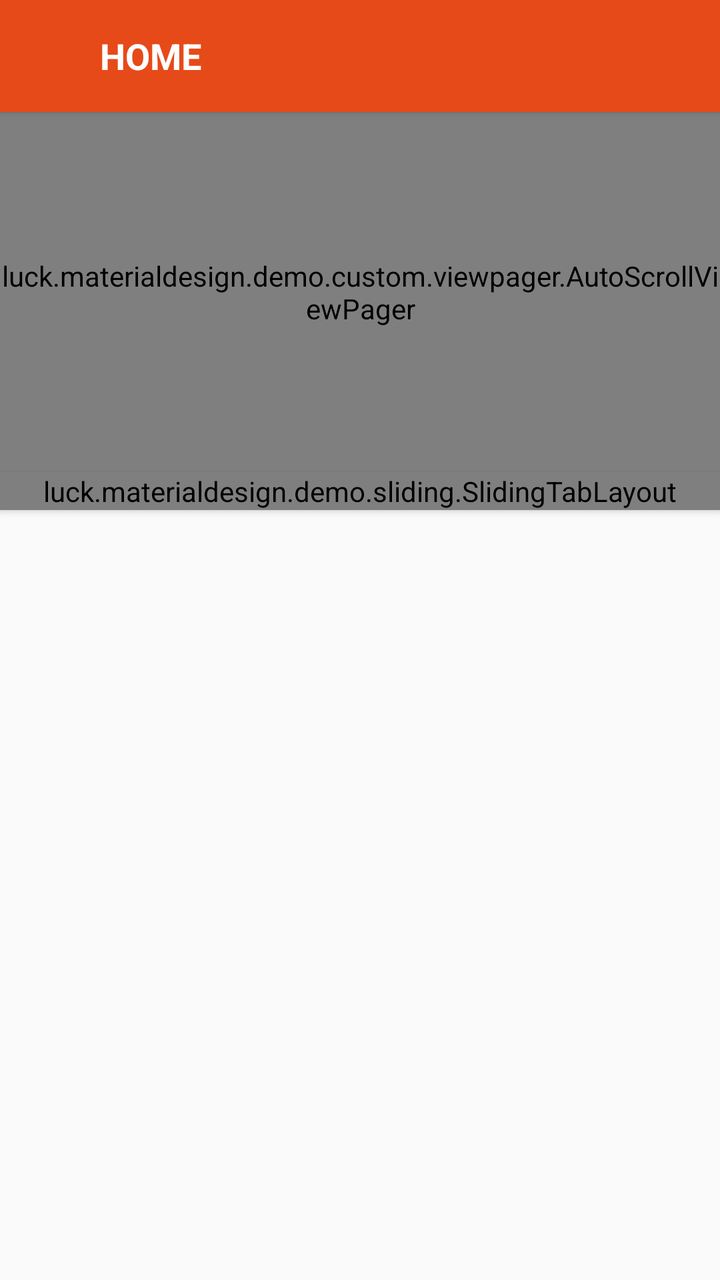
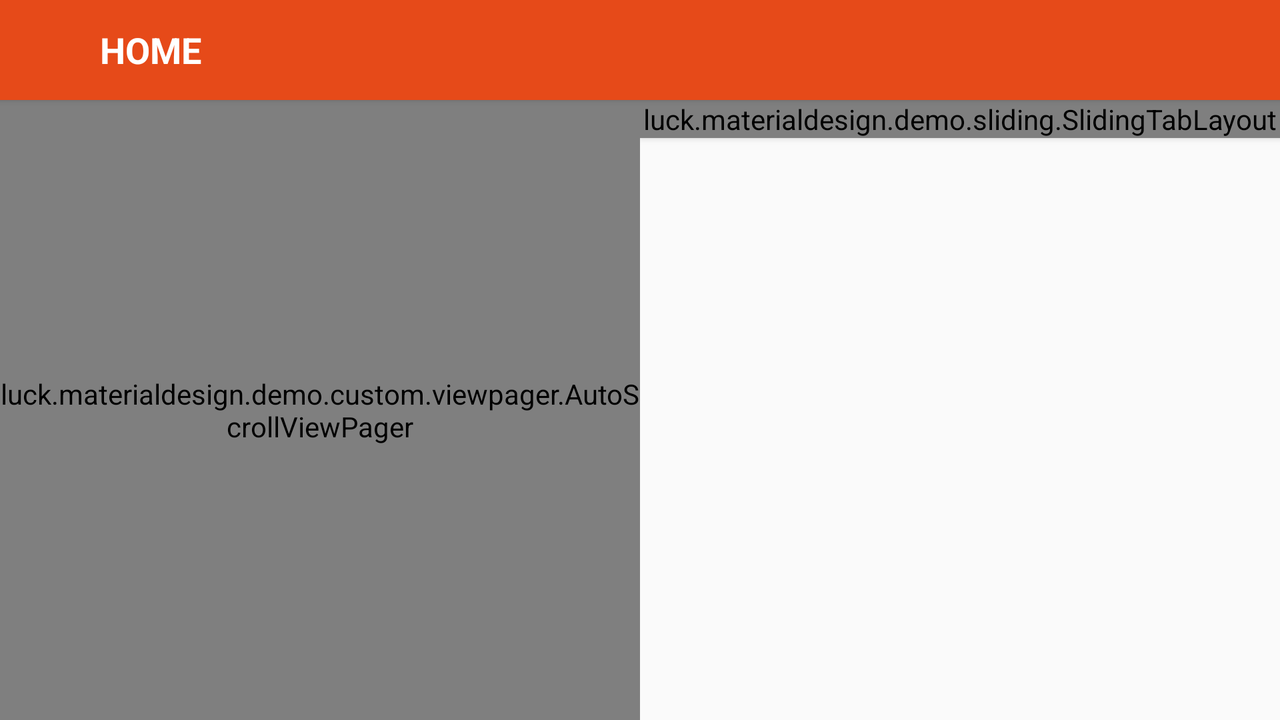

First picture: res/layout/ on a phone held upright. Second picture: the repository's own variant of that layout, on a device whose configuration matches the variant's folder. Source for both follows.
<!-- AndroidManifest.xml: application theme AppTheme -->
<!-- res/layout/activity_main.xml -->
<?xml version="1.0" encoding="utf-8"?>
<RelativeLayout xmlns:android="http://schemas.android.com/apk/res/android"
    xmlns:tools="http://schemas.android.com/tools"
    xmlns:app="http://schemas.android.com/apk/res-auto"
    android:id="@+id/main_activity_DrawerLayout"
    android:layout_width="match_parent"
    android:layout_height="match_parent"
    android:fitsSystemWindows="true"
    tools:context="luck.materialdesign.demo.activity.MainActivity">

    <LinearLayout
    android:layout_width="match_parent"
    android:layout_height="match_parent"
    android:orientation="vertical">

    <include
        android:id="@+id/tool_bar"
        layout="@layout/tool_bar"
        android:layout_height="wrap_content"
        android:layout_width="match_parent"
        />

        <luck.materialdesign.demo.custom.viewpager.AutoScrollViewPager
            android:id="@+id/viewPager"
            android:layout_width="match_parent"
            android:layout_height="180dp"
            app:point_layout="center">

        </luck.materialdesign.demo.custom.viewpager.AutoScrollViewPager>


        <luck.materialdesign.demo.sliding.SlidingTabLayout
        android:id="@+id/tabs"
        android:layout_width="match_parent"
        android:layout_height="wrap_content"
        android:elevation="2dp"
        android:background="@color/white"/>

    <android.support.v4.view.ViewPager
        android:id="@+id/pager"
        android:layout_height="match_parent"
        android:layout_width="match_parent"
        android:layout_weight="1"
        ></android.support.v4.view.ViewPager>

</LinearLayout>
    

</RelativeLayout>
<!-- res/layout/tool_bar.xml (included above) -->
<?xml version="1.0" encoding="utf-8"?>
<RelativeLayout
    android:layout_height="?actionBarSize"
    android:layout_width="match_parent"
    android:background="@color/ColorPrimary"
    android:elevation="2dp"
    android:theme="@style/Base.ThemeOverlay.AppCompat.Dark"
    xmlns:android="http://schemas.android.com/apk/res/android" >

    <ImageView
        android:id="@+id/bug"
        android:layout_width="50dp"
        android:layout_height="50dp"
        android:layout_centerVertical="true"
        android:src="@drawable/bug"/>
    <TextView
        android:layout_toRightOf="@+id/bug"
        android:layout_width="wrap_content"
        android:layout_height="?actionBarSize"
        android:text="HOME"
        android:textSize="18sp"
        android:textStyle="bold"
        android:gravity="center_vertical"
        android:layout_centerVertical="true"
        android:textColor="@color/white"/>



</RelativeLayout>
<!-- resources referenced by this layout -->
<resources>
  <color name="ColorPrimary">#E64A19</color>
  <color name="white">#FFFFFF</color>
  <style name="AppTheme" parent="Theme.AppCompat.Light.NoActionBar">
  
          <item name="colorPrimary">@color/ColorPrimary</item>
          <item name="colorPrimaryDark">@color/ColorPrimaryDark</item>
  
      </style>
  <color name="ColorPrimaryDark">#D84315</color>
</resources>
<!-- res/layout-land/activity_main.xml (the author's variant of the layout above) -->
<!-- drawn on the phone turned sideways -->
<?xml version="1.0" encoding="utf-8"?>
<RelativeLayout xmlns:android="http://schemas.android.com/apk/res/android"
    xmlns:tools="http://schemas.android.com/tools"
    xmlns:app="http://schemas.android.com/apk/res-auto"
    android:id="@+id/main_activity_DrawerLayout"
    android:layout_width="match_parent"
    android:layout_height="match_parent"
    android:fitsSystemWindows="true"
    tools:context="luck.materialdesign.demo.activity.MainActivity">

    <LinearLayout
    android:layout_width="match_parent"
    android:layout_height="match_parent"
    android:orientation="vertical">

    <include
        android:id="@+id/tool_bar"
        layout="@layout/tool_bar"
        android:layout_height="wrap_content"
        android:layout_width="match_parent"
        />
<LinearLayout
    android:layout_width="match_parent"
    android:orientation="horizontal"
    android:layout_height="match_parent">
    <luck.materialdesign.demo.custom.viewpager.AutoScrollViewPager
        android:id="@+id/viewPager"
        android:layout_width="match_parent"
        android:layout_weight="1"
        android:layout_height="match_parent"
        app:point_layout="center">

    </luck.materialdesign.demo.custom.viewpager.AutoScrollViewPager>

    <LinearLayout
        android:layout_width="match_parent"
        android:orientation="vertical"
        android:layout_weight="1"
        android:layout_height="match_parent">
        <luck.materialdesign.demo.sliding.SlidingTabLayout
            android:id="@+id/tabs"
            android:layout_width="match_parent"
            android:layout_height="wrap_content"
            android:elevation="2dp"
            android:background="@color/white"/>

        <android.support.v4.view.ViewPager
            android:id="@+id/pager"
            android:layout_height="match_parent"
            android:layout_width="match_parent"
            android:layout_weight="1"
            ></android.support.v4.view.ViewPager>
    </LinearLayout>

</LinearLayout>




</LinearLayout>
    

</RelativeLayout>
